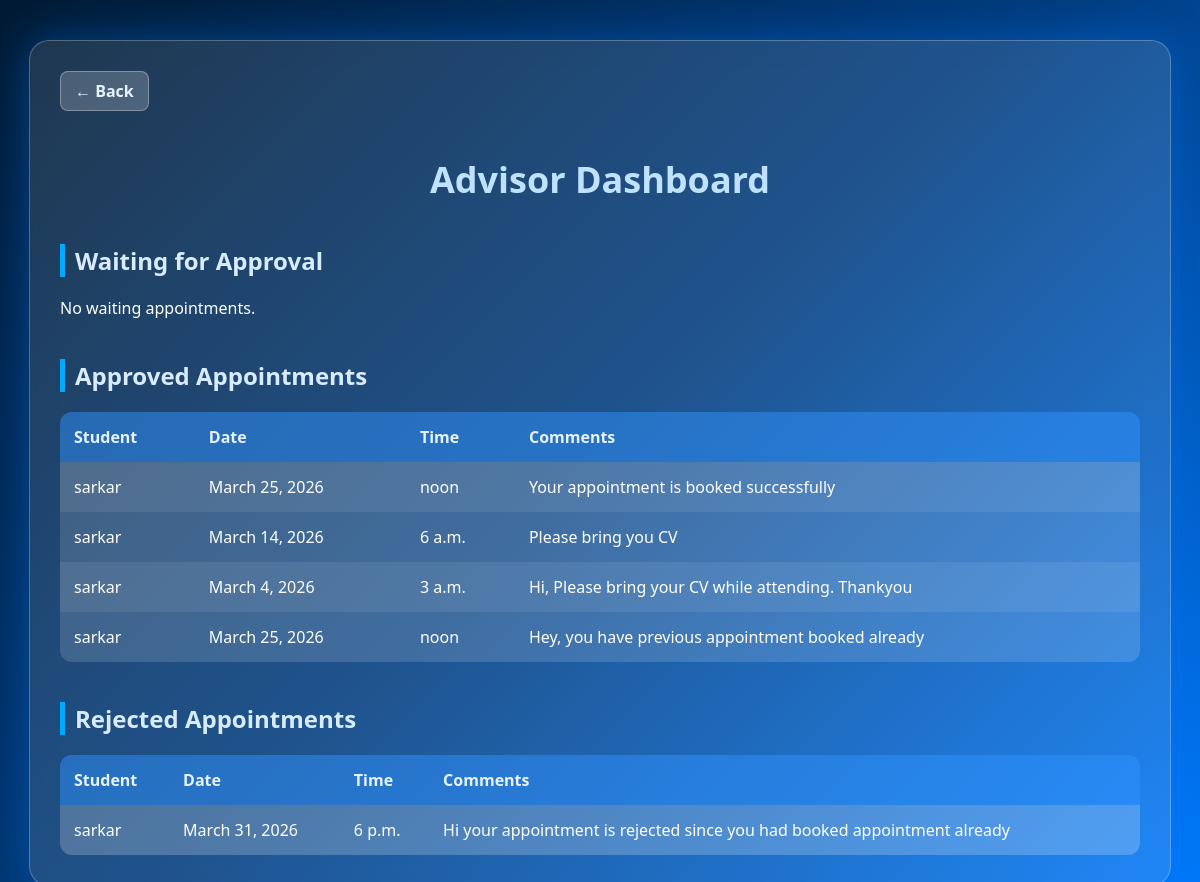
Page /appointments/advisor/ (signed in) on the committed database.
### appointments/models.py (models this page shows, shortened)
class Appointment(models.Model):
    STATUS_CHOICES = (
        ('Waiting', 'Waiting'),
        ('Approved', 'Approved'),
        ('Rejected', 'Rejected'),
    )
    student = models.ForeignKey(User, on_delete=models.CASCADE, related_name='student_appointments')
    advisor = models.ForeignKey(User, on_delete=models.CASCADE, related_name='advisor_appointments')
    slot = models.ForeignKey(AvailabilitySlot, on_delete=models.CASCADE)
    reason = models.TextField(blank=True)
    status = models.CharField(max_length=10, choices=STATUS_CHOICES, default='Waiting')
    comments = models.TextField(blank=True)

class AvailabilitySlot(models.Model):
    advisor = models.ForeignKey(User, on_delete=models.CASCADE)
    date = models.DateField()
    time = models.TimeField()

### appointments/views.py (the view)
# urls.py: path('advisor/', views.advisor_dashboard, name='advisor_dashboard'),
@login_required
def advisor_dashboard(request):
    waiting = Appointment.objects.filter(advisor=request.user, status='Waiting')
    approved = Appointment.objects.filter(advisor=request.user, status='Approved')
    rejected = Appointment.objects.filter(advisor=request.user, status='Rejected')
    return render(request, 'appointments/career_advisor_dashboard.html', {
        'waiting': waiting,
        'approved': approved,
        'rejected': rejected,
    })

### appointments/templates/appointments/career_advisor_dashboard.html (shortened to what this page needs)
{% load static %}
<!DOCTYPE html>
<html lang="en">
<head>
</head>
<body>
<div class="container">
    <a href="/" class="back-btn">← Back</a>
    <h1>Advisor Dashboard</h1>
    <h2>Waiting for Approval</h2>
    {% if waiting %}
    <table>
        <tr>
            <th>Student</th>
            <th>Date</th>
            <th>Time</th>
            <th>Reason</th>
            <th>Actions</th>
        </tr>
        {% for a in waiting %}
        <tr>
            <td>{{ a.student.username }}</td>
            <td>{{ a.slot.date }}</td>
            <td>{{ a.slot.time }}</td>
            <td>{{ a.reason }}</td>
            <td>
                <form action="{% url 'approve_appointment' a.pk %}" method="post" style="display:inline;">
                    {% csrf_token %}
                    <button class="approve-btn" type="submit">Approve</button>
                </form>
                <form action="{% url 'reject_appointment' a.pk %}" method="post" style="display:inline;">
                    {% csrf_token %}
                    <button class="reject-btn" type="submit">Reject</button>
                </form>
            </td>
        </tr>
        {% endfor %}
    </table>
    {% else %}
        <p>No waiting appointments.</p>
    {% endif %}
    <h2>Approved Appointments</h2>
    {% if approved %}
    <table>
        <tr>
            <th>Student</th>
            <th>Date</th>
            <th>Time</th>
            <th>Comments</th>
        </tr>
        {% for a in approved %}
        <tr>
            <td>{{ a.student.username }}</td>
            <td>{{ a.slot.date }}</td>
            <td>{{ a.slot.time }}</td>
            <td>{{ a.comments }}</td>
        </tr>
        {% endfor %}
    </table>
    {% else %}
        <p>No approved appointments.</p>
    {% endif %}
    <h2>Rejected Appointments</h2>
    {% if rejected %}
    <table>
        <tr>
            <th>Student</th>
            <th>Date</th>
            <th>Time</th>
            <th>Comments</th>
        </tr>
        {% for a in rejected %}
        <tr>
            <td>{{ a.student.username }}</td>
            <td>{{ a.slot.date }}</td>
            <td>{{ a.slot.time }}</td>
            <td>{{ a.comments }}</td>
        </tr>
        {% endfor %}
    </table>
    {% else %}
        <p>No rejected appointments.</p>
    {% endif %}
</div>
</body>
</html>

### appointments/templates/appointments/career_advisor_dashboard.html (style rules this page uses)
body { margin: 0; padding: 0; font-family: "Segoe UI", Arial, sans-serif; background: linear-gradient(135deg, #001a33 0%, #003d80 50%, #007bff 100%); min-height: 100vh; color: white; }
.container { width: 90%; margin: 40px auto; background: rgba(255, 255, 255, 0.12); padding: 30px; border-radius: 20px; backdrop-filter: blur(12px); box-shadow: 0 0 40px rgba(0, 123, 255, 0.4); border: 1px solid rgba(255, 255, 255, 0.25); }
.back-btn { display: inline-block; margin-bottom: 20px; padding: 8px 14px; background: rgba(255, 255, 255, 0.2); color: #e6f2ff; text-decoration: none; border-radius: 8px; font-weight: 600; transition: 0.3s; border: 1px solid rgba(255, 255, 255, 0.3); }
h1 { text-align: center; margin-bottom: 30px; color: #bfe3ff; font-size: 36px; font-weight: 700; }
h2 { margin-top: 40px; color: #d9ecff; border-left: 5px solid #00aaff; padding-left: 10px; }
table { width: 100%; border-collapse: collapse; margin-top: 15px; background: rgba(255, 255, 255, 0.15); border-radius: 12px; overflow: hidden; }
th, td { padding: 14px; text-align: left; }
th { background: rgba(0, 123, 255, 0.4); color: #e6f2ff; font-weight: 600; }
tr:nth-child(even) { background: rgba(255, 255, 255, 0.08); }

### rows in the picture
Appointment: student.username "sarkar", slot "March 25, 2026", slot.time "noon", comments "Your appointment is booked successfully"
Appointment: student.username "sarkar", slot "March 14, 2026", slot.time "6 a.m.", comments "Please bring you CV"
Appointment: student.username "sarkar", slot "March 4, 2026", slot.time "3 a.m.", comments "Hi, Please bring your CV while attending. Thankyou"
Appointment: student.username "sarkar", slot "March 25, 2026", slot.time "noon", comments "Hey, you have previous appointment booked already"
Appointment: student.username "sarkar", slot "March 31, 2026", slot.time "6 p.m.", comments "Hi your appointment is rejected since you had booked appointment already"
